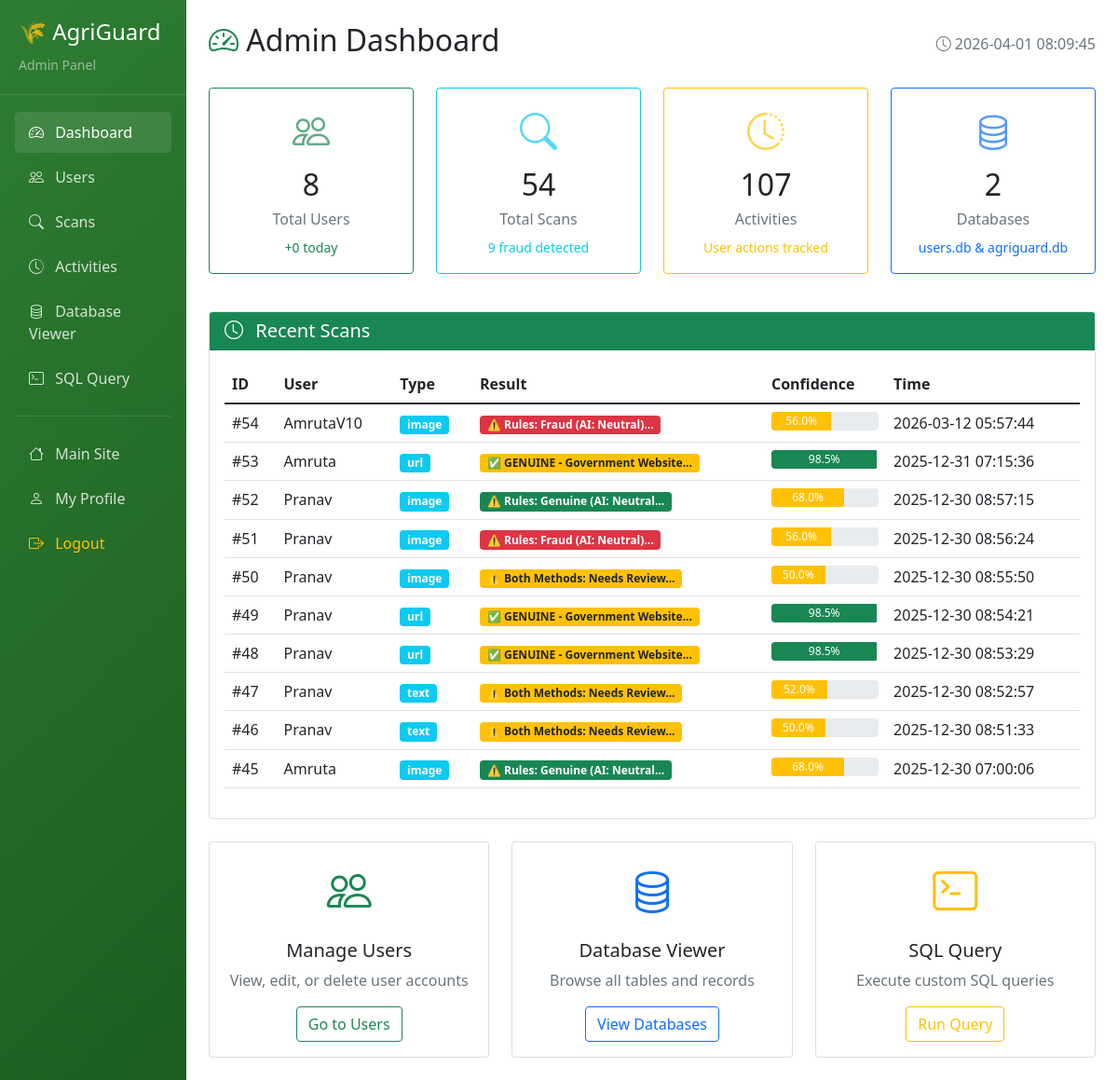
Page /admin (signed in) on the earlier database version.
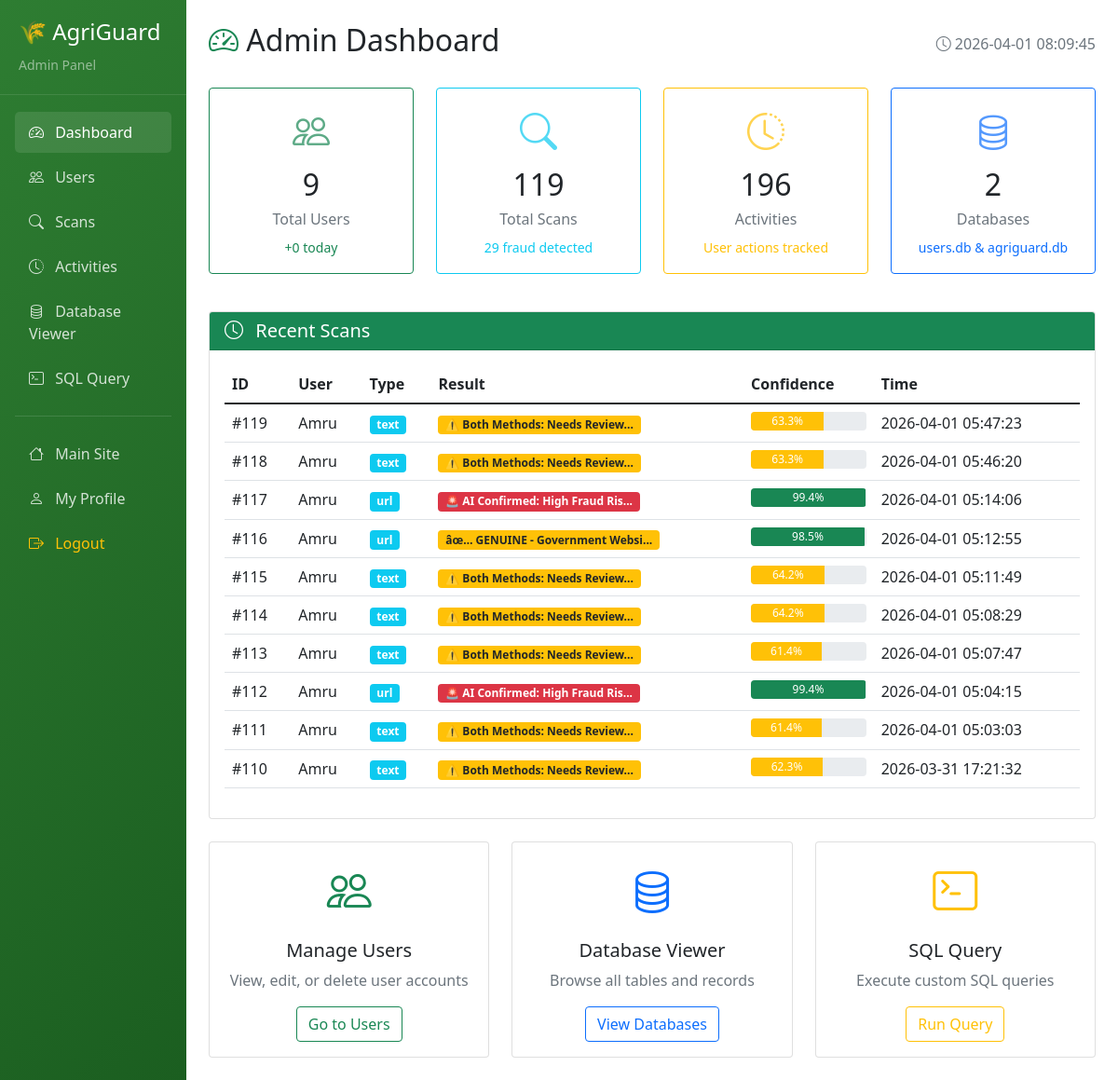
Same page on the later database version.
### tables this page shows
CREATE TABLE scans (
                id INTEGER PRIMARY KEY AUTOINCREMENT,
                user_id INTEGER,
                content_type TEXT,
                content TEXT,
                result TEXT,
                confidence REAL,
                created_at TIMESTAMP DEFAULT CURRENT_TIMESTAMP, detection_method TEXT DEFAULT 'rule-based',
                FOREIGN KEY (user_id) REFERENCES users(id) ON DELETE CASCADE
            );

CREATE TABLE users(
                id INTEGER PRIMARY KEY AUTOINCREMENT,
                username TEXT UNIQUE NOT NULL,
                email TEXT UNIQUE NOT NULL,
                mobile TEXT UNIQUE NOT NULL,
                password TEXT NOT NULL,
                fullname TEXT,
                location TEXT,
                profile_pic TEXT,
                language TEXT DEFAULT 'en',
                email_notifications BOOLEAN DEFAULT 1,
                account_type TEXT DEFAULT 'standard',
                created_at TIMESTAMP DEFAULT CURRENT_TIMESTAMP,
                reset_token TEXT,
                reset_token_expiry DATETIME
            );

### app.py (the view)
@app.route("/admin")
@admin_required
def admin_dashboard():
    import sqlite3
    from datetime import datetime, timedelta
    stats = {}
    conn = sqlite3.connect("users.db")
    conn.row_factory = sqlite3.Row  # This makes rows accessible by column name
    c = conn.cursor()
    c.execute("SELECT COUNT(*) FROM users")
    stats['total_users'] = c.fetchone()[0]
    today = datetime.now().strftime('%Y-%m-%d')
    c.execute("SELECT COUNT(*) FROM users WHERE DATE(created_at) = ?", (today,))
    stats['new_users_today'] = c.fetchone()[0]
    c.execute("SELECT COUNT(*) FROM scans")
    stats['total_scans'] = c.fetchone()[0]
    c.execute("SELECT COUNT(*) FROM scans WHERE result LIKE '%Fraud%' OR result LIKE '%Risk%'")
    stats['fraud_scans'] = c.fetchone()[0]
    c.execute("SELECT COUNT(*) FROM user_activity")
    stats['total_activities'] = c.fetchone()[0]
    c.execute("""
        SELECT s.*, u.username
        FROM scans s
        LEFT JOIN users u ON s.user_id = u.id
        ORDER BY s.created_at DESC
        LIMIT 10
    """)
    recent_scans = []
    for row in c.fetchall():
        recent_scans.append({
            'id': row['id'],
            'user_id': row['user_id'],
            'username': row['username'] if row['username'] else f"User {row['user_id']}",
            'content_type': row['content_type'],
            'result': row['result'],
            'confidence': row['confidence'],
            'created_at': row['created_at']
        })
    conn.close()
    stats['current_time'] = datetime.now().strftime('%Y-%m-%d %H:%M:%S')
    return render_template("admin_dashboard.html",
                         stats=stats,
                         recent_scans=recent_scans,
                         is_admin=True)

### app.py (called while the page is built)
def admin_required(f):
    @wraps(f)
    def decorated_function(*args, **kwargs):
        if 'user_id' not in session:
            flash("Please login first", "error")
            return redirect(url_for('login_selector'))
        is_admin = (session.get('account_type') == 'admin' or
                   session.get('username') == 'admin')
        if not is_admin:
            flash("Admin access required!", "error")
            return render_template("admin_access.html")
        return f(*args, **kwargs)
    return decorated_function

@app.context_processor
def inject_user():
    is_admin = False
    if 'user_id' in session:
        is_admin = (session.get('account_type') == 'admin' or
                   session.get('username') == 'admin')
    return dict(
        current_user=session.get("username"),
        current_lang=session.get("lang", "en"),
        is_logged_in="user_id" in session,
        is_admin=is_admin,
        current_path=request.path,
        ml_available=ML_AVAILABLE
   )

### templates/admin_dashboard.html (shortened to what the changed rows need)
<!DOCTYPE html>
<html lang="en">
<head>
    <link href="https://cdn.jsdelivr.net/npm/bootstrap@5.1.3/dist/css/bootstrap.min.css" rel="stylesheet">
    <link rel="stylesheet" href="https://cdn.jsdelivr.net/npm/bootstrap-icons@1.8.1/font/bootstrap-icons.css">
</head>
<body>
    <div class="container-fluid">
        <div class="row">
            <div class="col-md-9 col-lg-10 px-4 py-4">
                <div class="d-flex justify-content-between align-items-center mb-4">
                    <h2><i class="bi bi-speedometer2 text-success"></i> Admin Dashboard</h2>
                </div>
                <div class="row mb-4">
                    <div class="col-md-3 mb-3">
                        <div class="card card-stat border-success">
                            <div class="card-body text-center">
                                <div class="stat-icon text-success">
                                    <i class="bi bi-people"></i>
                                </div>
                                <h2 class="mt-2">{{ stats.total_users }}</h2>
                                <h6 class="text-muted">Total Users</h6>
                                <small class="text-success">+{{ stats.new_users_today }} today</small>
                            </div>
                        </div>
                    </div>
                    <div class="col-md-3 mb-3">
                        <div class="card card-stat border-info">
                            <div class="card-body text-center">
                                <div class="stat-icon text-info">
                                    <i class="bi bi-search"></i>
                                </div>
                                <h2 class="mt-2">{{ stats.total_scans }}</h2>
                                <h6 class="text-muted">Total Scans</h6>
                                <small class="text-info">{{ stats.fraud_scans }} fraud detected</small>
                            </div>
                        </div>
                    </div>
                    <div class="col-md-3 mb-3">
                        <div class="card card-stat border-warning">
                            <div class="card-body text-center">
                                <div class="stat-icon text-warning">
                                    <i class="bi bi-clock-history"></i>
                                </div>
                                <h2 class="mt-2">{{ stats.total_activities }}</h2>
                                <h6 class="text-muted">Activities</h6>
                                <small class="text-warning">User actions tracked</small>
                            </div>
                        </div>
                    </div>
                    <div class="col-md-3 mb-3">
                        <div class="card card-stat border-primary">
                            <div class="card-body text-center">
                                <h2 class="mt-2">2</h2>
                            </div>
                        </div>
                    </div>
                </div>
                <div class="card">
                    <div class="card-body">
                        <div class="table-responsive">
                            <table class="table table-hover">
                                <thead>
                                    <tr>
                                        <th>ID</th>
                                        <th>User</th>
                                        <th>Type</th>
                                        <th>Result</th>
                                        <th>Confidence</th>
                                        <th>Time</th>
                                    </tr>
                                </thead>
                                <tbody>
                                    {% for scan in recent_scans %}
                                    <tr>
                                        <td>#{{ scan.id }}</td>
                                        <td>{{ scan.username }}</td>
                                        <td>
                                            <span class="badge bg-info">{{ scan.content_type }}</span>
                                        </td>
                                        <td>
                                            {% if 'Fraud' in scan.result or 'Risk' in scan.result %}
                                            <span class="badge bg-danger">{{ scan.result[:30] }}...</span>
                                            {% elif 'Safe' in scan.result or 'Genuine' in scan.result %}
                                            <span class="badge bg-success">{{ scan.result[:30] }}...</span>
                                            {% else %}
                                            <span class="badge bg-warning text-dark">{{ scan.result[:30] }}...</span>
                                            {% endif %}
                                        </td>
                                        <td>
                                            <div class="progress" style="height: 20px;">
                                                <div class="progress-bar {% if scan.confidence >= 70 %}bg-success{% elif scan.confidence >= 40 %}bg-warning{% else %}bg-danger{% endif %}"
                                                     role="progressbar"
                                                     style="width: {{ scan.confidence }}%;"
                                                     aria-valuenow="{{ scan.confidence }}"
                                                     aria-valuemin="0"
                                                     aria-valuemax="100">
                                                    {{ scan.confidence|round(1) }}%
                                                </div>
                                            </div>
                                        </td>
                                        <td>{{ scan.created_at }}</td>
                                    </tr>
                                    {% else %}
                                    <tr>
                                        <td colspan="6" class="text-center text-muted py-3">
                                            No scans found yet
                                        </td>
                                    </tr>
                                    {% endfor %}
                                </tbody>
                            </table>
                        </div>
                    </div>
                </div>
            </div>
        </div>
    </div>
</body>
</html>

Differences in the rows shown:
no longer on this page (row unchanged): scans: id "54", username "AmrutaV10", content_type "image", result "⚠️ Rules: Fraud (AI: Neutral)", confidence "56.0", created_at "2026-03-12 05:57:44"
no longer on this page (row unchanged): scans: id "53", username "Amruta", content_type "url", result "✅ GENUINE - Government Website", confidence "98.5", created_at "2025-12-31 07:15:36"
no longer on this page (row unchanged): scans: id "52", username "Pranav", content_type "image", result "⚠️ Rules: Genuine (AI: Neutral", confidence "68.0", created_at "2025-12-30 08:57:15"
no longer on this page (row unchanged): scans: id "51", username "Pranav", content_type "image", result "⚠️ Rules: Fraud (AI: Neutral)", confidence "56.0", created_at "2025-12-30 08:56:24"
no longer on this page (row unchanged): scans: id "50", username "Pranav", content_type "image", result "⚠️ Both Methods: Needs Review", confidence "50.0", created_at "2025-12-30 08:55:50"
no longer on this page (row unchanged): scans: id "49", username "Pranav", content_type "url", result "✅ GENUINE - Government Website", confidence "98.5", created_at "2025-12-30 08:54:21"
no longer on this page (row unchanged): scans: id "48", username "Pranav", content_type "url", result "✅ GENUINE - Government Website", confidence "98.5", created_at "2025-12-30 08:53:29"
no longer on this page (row unchanged): scans: id "47", username "Pranav", content_type "text", result "⚠️ Both Methods: Needs Review", confidence "52.0", created_at "2025-12-30 08:52:57"
no longer on this page (row unchanged): scans: id "46", username "Pranav", content_type "text", result "⚠️ Both Methods: Needs Review", confidence "50.0", created_at "2025-12-30 08:51:33"
no longer on this page (row unchanged): scans: id "45", username "Amruta", content_type "image", result "⚠️ Rules: Genuine (AI: Neutral", confidence "68.0", created_at "2025-12-30 07:00:06"
added scans: id "119", username "Amru", content_type "text", result "⚠️ Both Methods: Needs Review", confidence "63.3", created_at "2026-04-01 05:47:23"
added scans: id "118", username "Amru", content_type "text", result "⚠️ Both Methods: Needs Review", confidence "63.3", created_at "2026-04-01 05:46:20"
added scans: id "117", username "Amru", content_type "url", result "🚨 AI Confirmed: High Fraud Ris", confidence "99.4", created_at "2026-04-01 05:14:06"
added scans: id "116", username "Amru", content_type "url", result "âœ… GENUINE - Government Websi", confidence "98.5", created_at "2026-04-01 05:12:55"
added scans: id "115", username "Amru", content_type "text", result "⚠️ Both Methods: Needs Review", confidence "64.2", created_at "2026-04-01 05:11:49"
added scans: id "114", username "Amru", content_type "text", result "⚠️ Both Methods: Needs Review", confidence "64.2", created_at "2026-04-01 05:08:29"
added scans: id "113", username "Amru", content_type "text", result "⚠️ Both Methods: Needs Review", confidence "61.4", created_at "2026-04-01 05:07:47"
added scans: id "112", username "Amru", content_type "url", result "🚨 AI Confirmed: High Fraud Ris", confidence "99.4", created_at "2026-04-01 05:04:15"
added scans: id "111", username "Amru", content_type "text", result "⚠️ Both Methods: Needs Review", confidence "61.4", created_at "2026-04-01 05:03:03"
added scans: id "110", username "Amru", content_type "text", result "⚠️ Both Methods: Needs Review", confidence "62.3", created_at "2026-03-31 17:21:32"
Other differences:
{{ stats.total_users }}: "8" → "9"
{{ stats.total_scans }}: "54" → "119"
{{ stats.fraud_scans }}: "9" → "29"
{{ stats.total_activities }}: "107" → "196"
